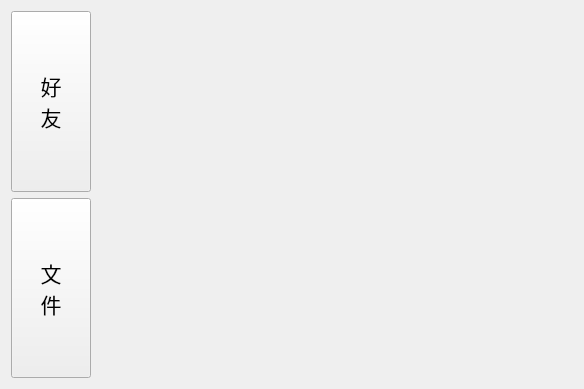
<?xml version="1.0" encoding="UTF-8"?>
<ui version="4.0">
 <class>Index</class>
 <widget class="QWidget" name="Index">
  <property name="geometry">
   <rect>
    <x>0</x>
    <y>0</y>
    <width>584</width>
    <height>389</height>
   </rect>
  </property>
  <property name="windowTitle">
   <string>首页</string>
  </property>
  <property name="windowIcon">
   <iconset>
    <normaloff>C:/Users/20665/OneDrive/图片/首页.png</normaloff>C:/Users/20665/OneDrive/图片/首页.png</iconset>
  </property>
  <layout class="QHBoxLayout" name="horizontalLayout">
   <item>
    <layout class="QVBoxLayout" name="verticalLayout">
     <item>
      <widget class="QPushButton" name="friend_PB">
       <property name="sizePolicy">
        <sizepolicy hsizetype="Minimum" vsizetype="Expanding">
         <horstretch>0</horstretch>
         <verstretch>0</verstretch>
        </sizepolicy>
       </property>
       <property name="font">
        <font>
         <family>Arial</family>
         <pointsize>16</pointsize>
        </font>
       </property>
       <property name="text">
        <string>好
友</string>
       </property>
      </widget>
     </item>
     <item>
      <widget class="QPushButton" name="file_PB">
       <property name="sizePolicy">
        <sizepolicy hsizetype="Minimum" vsizetype="Expanding">
         <horstretch>0</horstretch>
         <verstretch>0</verstretch>
        </sizepolicy>
       </property>
       <property name="font">
        <font>
         <family>Arial</family>
         <pointsize>16</pointsize>
        </font>
       </property>
       <property name="text">
        <string>文
件</string>
       </property>
      </widget>
     </item>
    </layout>
   </item>
   <item>
    <widget class="QStackedWidget" name="stackedWidget">
     <property name="sizePolicy">
      <sizepolicy hsizetype="Preferred" vsizetype="Expanding">
       <horstretch>0</horstretch>
       <verstretch>0</verstretch>
      </sizepolicy>
     </property>
     <property name="currentIndex">
      <number>1</number>
     </property>
     <widget class="Friend" name="friendPage"/>
     <widget class="File" name="filePage"/>
    </widget>
   </item>
  </layout>
 </widget>
 <customwidgets>
  <customwidget>
   <class>Friend</class>
   <extends>QWidget</extends>
   <header>friend.h</header>
   <container>1</container>
  </customwidget>
  <customwidget>
   <class>File</class>
   <extends>QWidget</extends>
   <header>file.h</header>
   <container>1</container>
  </customwidget>
 </customwidgets>
 <resources/>
 <connections/>
</ui>
